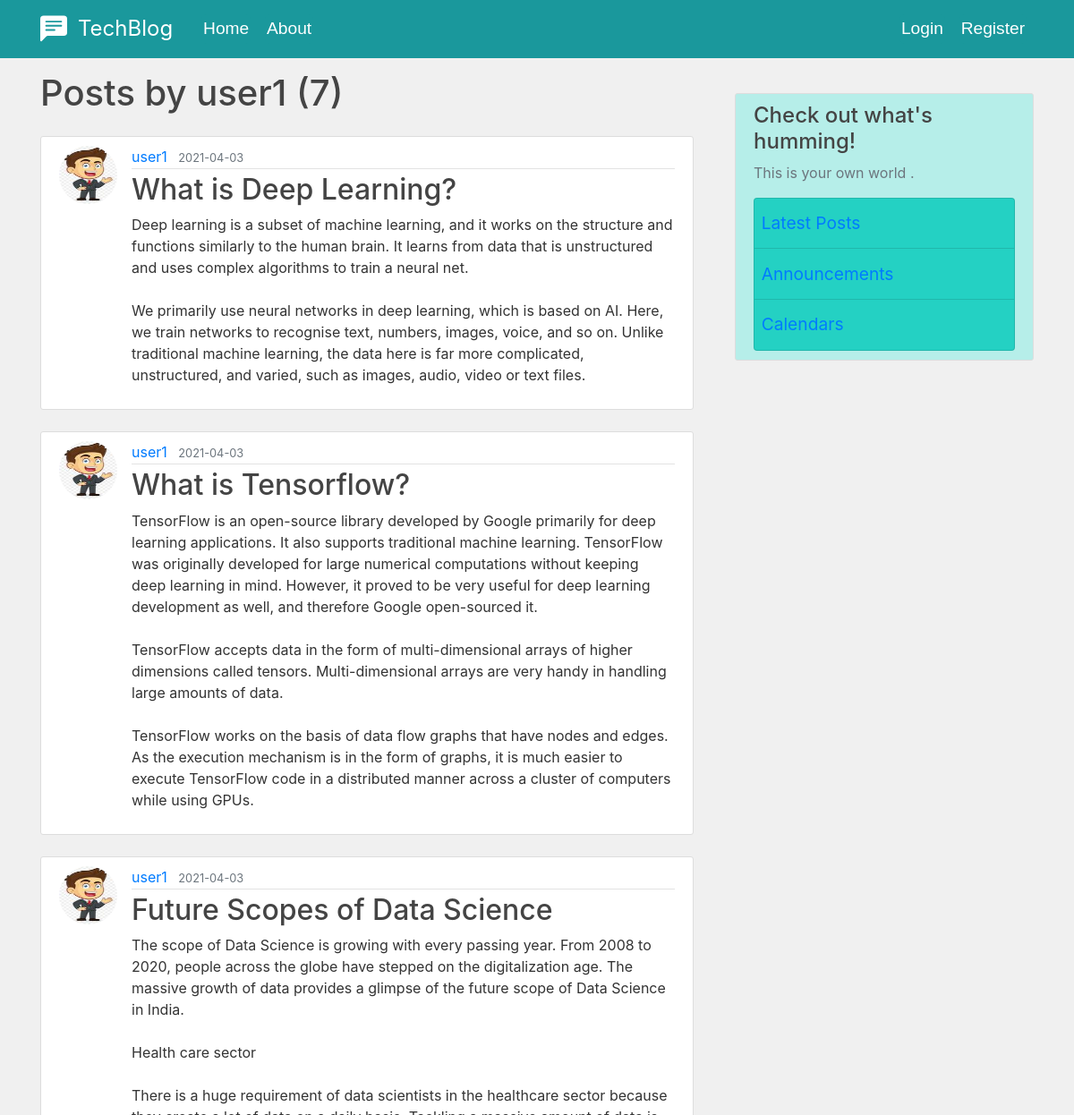
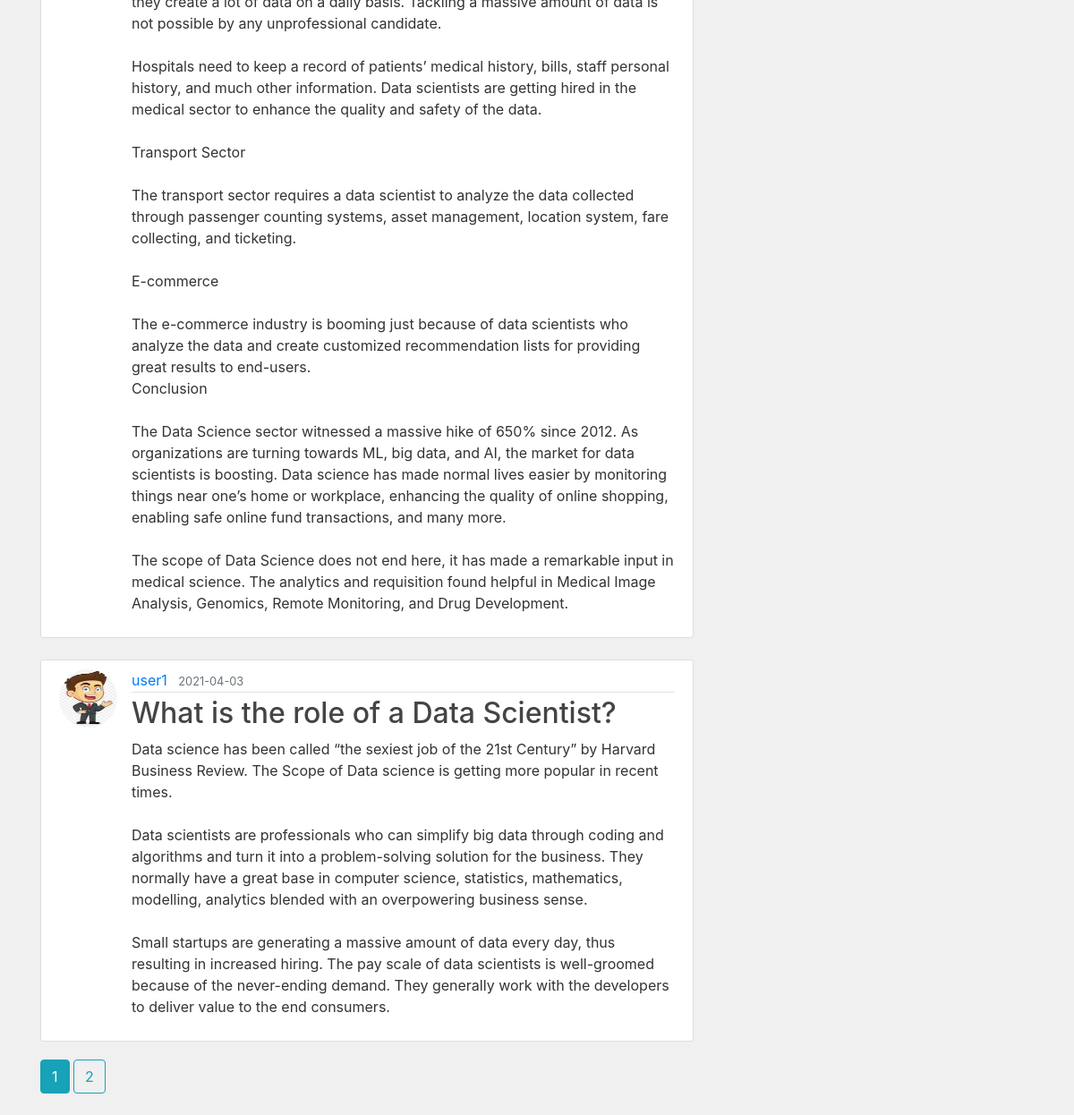
Screenshot of /user/user1 with the database file from the repository (2 pictures, top to bottom).
### techblog/models.py (models this page shows, shortened)
class User(db.Model, UserMixin):
    id = db.Column(db.Integer, primary_key=True)
    username = db.Column(db.String(20), unique=True, nullable=False)
    email = db.Column(db.String(120), unique=True, nullable=False)
    image_file = db.Column(db.String(20), nullable=False,
                           default='default.png')
    password = db.Column(db.String(60), nullable=False)
    posts = db.relationship('Post', backref='author', lazy=True)
    ''' relationship defines relationship with class Post with posts variable which is a data member of a User Class
 Implies each User created has data member posts which is related with another class named Post and we can access all posts of that user via posts data member

backref adds another column in database here it is 'author'.We can access posts using author.lazy = True means this relationship is supposed to load in one go

To know more about lazy=True  visit:- https://medium.com/@ns2586/sqlalchemys-relationship-and-lazy-parameter-4a553257d9ef
'''

class Post(db.Model):
    id = db.Column(db.Integer, primary_key=True)
    title = db.Column(db.String(100), nullable=False)
    date_posted = db.Column(db.DateTime, nullable=False,
                            default=datetime.utcnow)
    content = db.Column(db.Text, nullable=False)
    user_id = db.Column(db.Integer, db.ForeignKey('user.id'), nullable=False)

### techblog/users/routes.py (the view)
@users.route('/user/<string:username>', methods=['GET', 'POST'])
def user_posts(username):
    page = request.args.get('page', 1, type=int)
    user = User.query.filter_by(username=username).first_or_404()
    posts = Post.query.filter_by(author=user).order_by(
        Post.date_posted.desc()).paginate(page=page, per_page=4)
    return render_template('user_posts.html', posts=posts, user=user)

### techblog/templates/user_posts.html
{% extends "layout.html" %} {% block content %}
<h1 class="mb-3">Posts by {{user.username}} ({{posts.total}})</h1>
{% for post in posts.items %}
<article
  class="media content-section mt-4 ml-0 mr-0"
  style="background-color: rgb(255, 255, 255)"
>
  <img
    src="{{ url_for('static', filename='profile_pics/'+post.author.image_file) }}"
    alt="profile-image"
    class="rounded-circle article-img"
  />
  <div class="media-body">
    <div class="article-metadata">
      <a
        class="mr-2"
        href=" {{url_for('users.user_posts', username = post.author.username)}} "
        >{{ post.author.username }}</a
      >
      <small class="text-muted">
        {{ post.date_posted.strftime('%Y-%m-%d') }}</small
      >
    </div>
    <h2>
      <a
        class="article-title"
        href="{{url_for('posts.post', post_id = post.id)}} "
        >{{ post.title }}</a
      >
    </h2>
    <p class="article-content">{{ post.content }}</p>
  </div>
</article>
{% endfor %}
{% for page_num in posts.iter_pages(left_edge=1, right_edge=1, left_current=1,
right_current=2) %} {% if page_num %} {% if posts.page == page_num %}
<a
  class="btn btn-info mb-4"
  href="{{ url_for('users.user_posts', username = user.username, page=page_num) }}"
  >{{ page_num }}</a
>
{% else %}
<a
  class="btn btn-outline-info mb-4"
  href="{{ url_for('users.user_posts', username = user.username, page=page_num) }}"
  >{{ page_num }}</a
>
{% endif %} {% else %} ... {% endif %} {% endfor %} {% endblock content %}

### techblog/static/main.css (style rules this page uses)
body { background: #fafafa; color: #333333; margin-top: 5rem; }
h1, h2, h3, h4, h5, h6 { color: #444444; }
.content-section { background: #ffffff; padding: 10px 20px; border: 1px solid #dddddd; border-radius: 3px; margin-bottom: 20px; }
.article-title { color: #444444; }
.article-content { white-space: pre-line; }
.article-img { height: 65px; width: 65px; margin-right: 16px; }
.article-metadata { padding-bottom: 1px; margin-bottom: 4px; border-bottom: 1px solid #e3e3e3; }

### rows the page displays
User: username "user1"
Post: image_file (picture), author.username "user1", date_posted "2021-04-03", title "What is Deep Learning?", content "Deep learning is a subset of machine learning, and it works on the structure and functions similarly to the human brain. It learns from data that is unstructured and uses complex algorithms to train a neural net. We primarily use neural networks in deep learning, which is based on AI. Here, we train networks to recognise text, numbers, images, voice, and so on. Unlike traditional machine learning, the data here is far more complicated, unstructured, and varied, such as images, audio, video or text files."
Post: image_file (picture), author.username "user1", date_posted "2021-04-03", title "What is Tensorflow?", content "TensorFlow is an open-source library developed by Google primarily for deep learning applications. It also supports traditional machine learning. TensorFlow was originally developed for large numerical computations without keeping deep learning in mind. However, it proved to be very useful for deep learning development as well, and therefore Google open-sourced it. TensorFlow accepts data in the form of multi-dimensional arrays of higher dimensions called tensors. Multi-dimensional arrays are very handy in handling large amounts of data. TensorFlow works on the basis of data flow graphs that have nodes and edges. As the execution mechanism is in the form of graphs, it is much easier to…"
Post: image_file (picture), author.username "user1", date_posted "2021-04-03", title "Future Scopes of Data Science", content "The scope of Data Science is growing with every passing year. From 2008 to 2020, people across the globe have stepped on the digitalization age. The massive growth of data provides a glimpse of the future scope of Data Science in India. Health care sector There is a huge requirement of data scientists in the healthcare sector because they create a lot of data on a daily basis. Tackling a massive amount of data is not possible by any unprofessional candidate. Hospitals need to keep a record of patients’ medical history, bills, staff personal history, and much other information. Data scientists are getting hired in the medical sector to enhance the quality and safety of the data. Transport…"
Post: image_file (picture), author.username "user1", date_posted "2021-04-03", title "What is the role of a Data Scientist?", content "Data science has been called “the sexiest job of the 21st Century” by Harvard Business Review. The Scope of Data science is getting more popular in recent times. Data scientists are professionals who can simplify big data through coding and algorithms and turn it into a problem-solving solution for the business. They normally have a great base in computer science, statistics, mathematics, modelling, analytics blended with an overpowering business sense. Small startups are generating a massive amount of data every day, thus resulting in increased hiring. The pay scale of data scientists is well-groomed because of the never-ending demand. They generally work with the developers to deliver…"

### other values shown
{{ posts.total }} "7"
{{ page_num }} "1"
{{ page_num }} "2"
